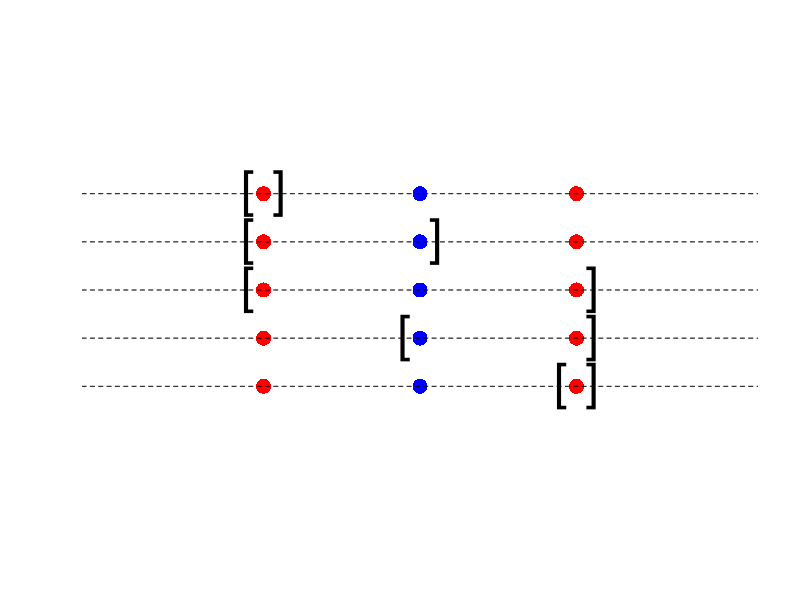
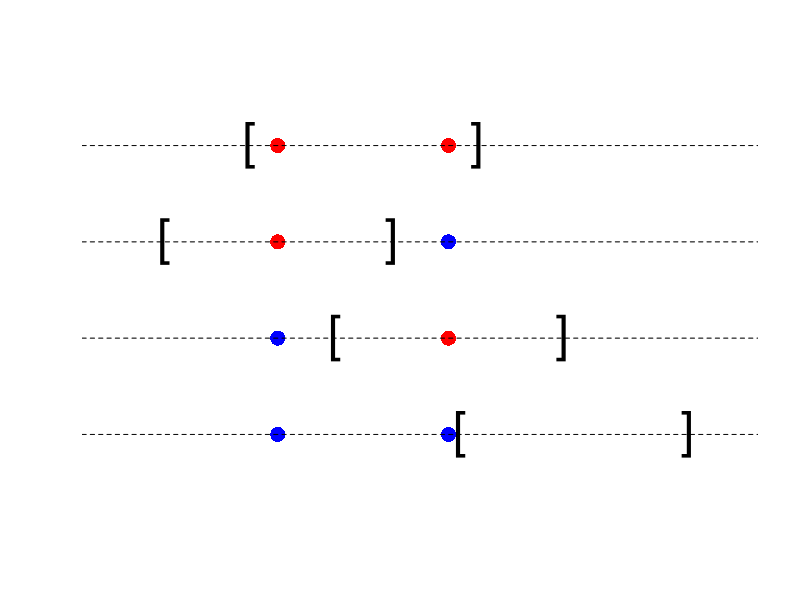

The R source for these figures, in order:
#################################################################
# Graphics for IC Exercise sheet 8: VC Dimension
# Autor: Patricio Massaro
#################################################################

pdf("exercises/hypospaces-capacity/figure/3points_impossible_assignment.pdf", width=12, height=8)

# Draw a 3 points in a horizontal line in a 2d graphic and the horizontal line

plot(0, 0, type="n", xlim=c(-1, 3), ylim=c(-1, 1), xlab="", ylab="", axes=F)
points(0, 0.5, pch=16, cex=2,col="red")
points(1, 0.5, pch=16, cex=2,col="blue")
points(2, 0.5, pch=16, cex=2,col="red")
points(0, 0.25, pch=16, cex=2,col="red")
points(1, 0.25, pch=16, cex=2,col="blue")
points(2, 0.25, pch=16, cex=2,col="red")
points(0, 0, pch=16, cex=2,col="red")
points(1, 0, pch=16, cex=2,col="blue")
points(2, 0, pch=16, cex=2,col="red")
points(0, -0.5, pch=16, cex=2,col="red")
points(1, -0.5, pch=16, cex=2,col="blue")
points(2, -0.5, pch=16, cex=2,col="red")
points(0, -0.25, pch=16, cex=2,col="red")
points(1, -0.25, pch=16, cex=2,col="blue")
points(2, -0.25, pch=16, cex=2,col="red")
abline(h=0, lty=2)
abline(h=0.25, lty=2)
abline(h=0.5, lty=2)
abline(h=-0.25, lty=2)
abline(h=-0.5, lty=2)

text(x = -0.1, y = 0.5, '[', srt = 0, cex = 3)
text(x = 0.1, y = 0.5, ']', srt = 0, cex = 3)

text(x = -0.1, y = 0.25, '[', srt = 0, cex = 3)
text(x = 1.1, y = 0.25, ']', srt = 0, cex = 3)
text(x = -0.1, y = 0, '[', srt = 0, cex = 3)
text(x = 2.1, y = 0, ']', srt = 0, cex = 3)
text(x = 0.9, y = -0.25 ,'[', srt = 0, cex = 3)
text(x = 2.1, y = -0.25 ,']', srt = 0, cex = 3)

text(x = 1.9, y = -0.5, '[', srt = 0, cex = 3)
text(x = 2.1, y = -0.5, ']', srt = 0, cex = 3)

dev.off()


pdf("exercises/hypospaces-capacity/figure/2points_possible_assignment.pdf", width=12, height=8)



plot(0, 0, type="n", xlim=c(-1.5, 4), ylim=c(-0.5, 0.5), xlab="", ylab="", axes=F)
points(0, 0.375, pch=16, cex=2,col="red")
points(1.5, 0.375, pch=16, cex=2,col="red")
points(0, 0.125, pch=16, cex=2,col="red")
points(1.5, 0.125, pch=16, cex=2,col="blue")
points(0, -0.125, pch=16, cex=2,col="blue")
points(1.5, -0.125, pch=16, cex=2,col="red")
points(0, -0.375, pch=16, cex=2,col="blue")
points(1.5, -0.375, pch=16, cex=2,col="blue")
abline(h=0.375, lty=2)
abline(h=0.125, lty=2)
abline(h=-0.125, lty=2)
abline(h=-0.375, lty=2)


text(x = -0.25, y = 0.375, '[', srt = 0, cex = 3)
text(x = 1.75, y = 0.375, ']', srt = 0, cex = 3)

text(x = -1, y = 0.125, '[', srt = 0, cex = 3)
text(x = 1, y = 0.125, ']', srt = 0, cex = 3)

text(x = 0.5, y = -0.125, '[', srt = 0, cex = 3)
text(x = 2.5, y = -0.125, ']', srt = 0, cex = 3)

text(x = 1.6, y = -0.375, '[', srt = 0, cex = 3)
text(x = 3.6, y = -0.375, ']', srt = 0, cex = 3)

dev.off()
